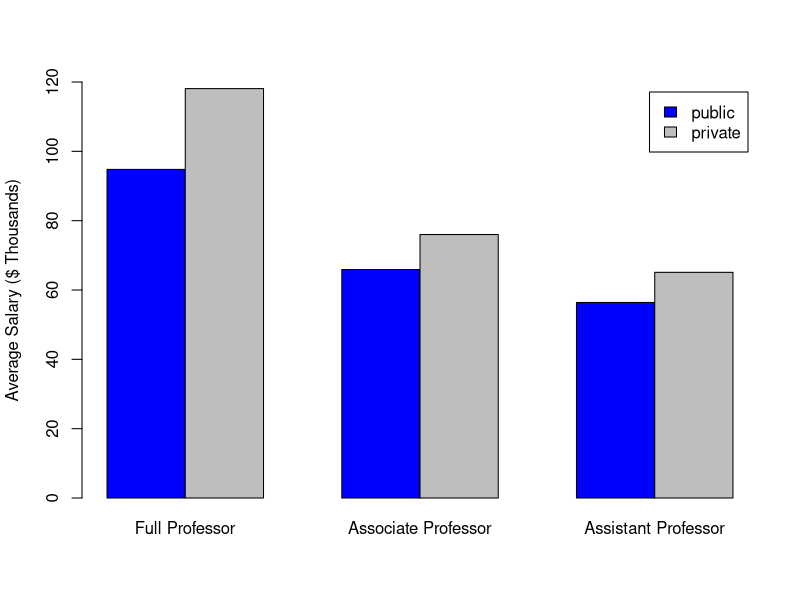

Here is the R script that generated this plot:
data<- matrix(c(94.8,65.9,56.4,118.1,76.0,65.1),ncol=3,byrow=TRUE)
colnames(data) <- c("Full Professor","Associate Professor","Assistant Professor")
rownames(data) <- c("public","private")
data <- as.table(data)
data
barplot(data, ylab="Average Salary ($ Thousands)", ylim=c(0,120), col=c("blue","grey"),
        legend = c("public","private"), beside=TRUE)